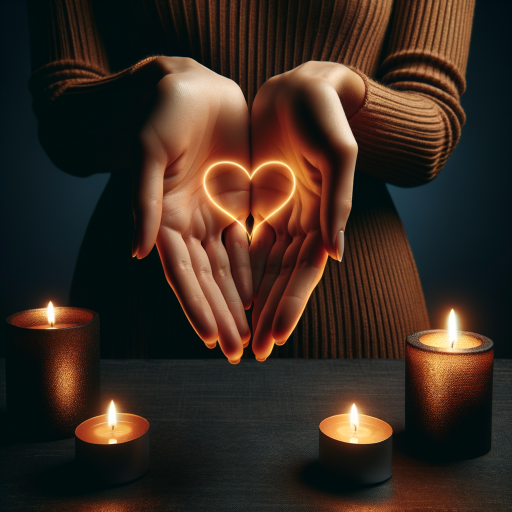
#> input picture vsl-production/scenes/ad_images/ad01_mechanism.png, 1024 x 1024 px, found by its file name (shown at 1/2 size)
$ python fix_overlay.py
#> lines starting #> are read from the running program, lines starting #| are printed output that depends on the picture
"""
Reaplica overlay de copy nas imagens já geradas, com auto-sizing de fonte.
Não re-gera o DALL-E — usa as imagens base que já existem.
"""
import os, io
from pathlib import Path
from PIL import Image, ImageDraw, ImageFont

SRC = Path("C:/Users/Stenio/Documents/mystic-whispers-us/vsl-production/scenes/ad_images_v2")
W, H = 1080, 1350

CREATIVES = [
    ("ad01_mechanism.png",
     "There's a line on your palm\nthat reveals how you love",
     "Most people have never looked at it",
     "MADAM AURORA  •  Free Palm Reading"),
    ("ad02_pattern.png",
     "Why does love always\nfeel like this?",
     "The answer might be written in your hand",
     "MADAM AURORA  •  Free Palm Reading"),
    ("ad03_timing.png",
     "Your love timing window\nmay be open right now",
     "Most women miss it without knowing",
     "MADAM AURORA  •  Free Reading"),
    ("ad04_social_proof.png",
     '"She was 38 and thought\nher time had passed"',
     "6 weeks after her reading, she met him.",
     "MADAM AURORA  •  Real Story"),
    ("ad05_spiritual.png",
     "Your palm lines don't lie.\nThey've been trying to tell you.",
     "Discover what yours reveal about love",
     "MADAM AURORA  •  Free Palm Reading"),
    ("ad06_timing_window.png",
     "Are you in a love\ntiming window?",
     "Take 3 minutes to find out — it's free",
     "MADAM AURORA  •  Start Free"),
    ("ad07_curiosity.png",
     "I finally understood why\nlove always ended the same way",
     "It was written in my palm the whole time",
     "MADAM AURORA  •  Free Reading"),
    ("ad08_skeptic.png",
     '"I didn\'t believe in\npalm reading either"',
     "Then I saw what my heart line actually meant",
     "MADAM AURORA  •  See For Yourself"),
    ("ad09_retargeting.png",
     "You visited. You didn't finish.\nYour reading is still waiting.",
     "It only takes 3 minutes",
     "MADAM AURORA  •  Come Back"),
    ("ad10_awareness.png",
     "What does your palm say\nabout love?",
     "Upload a photo. Answer 7 questions. Get your reading.",
     "MADAM AURORA  •  Free  •  Private  •  Instant"),
]

def load_font(bold, size):
    paths_bold = ["C:/Windows/Fonts/arialbd.ttf", "C:/Windows/Fonts/verdanab.ttf"]
    paths_reg  = ["C:/Windows/Fonts/arial.ttf",   "C:/Windows/Fonts/verdana.ttf"]
    paths = paths_bold if bold else paths_reg
    for p in paths:
        if os.path.exists(p):
            return ImageFont.truetype(p, size)
    return ImageFont.load_default()

def fit_font_size(draw, text, max_width, bold=True, start=72, min_size=28):
    """Reduz o tamanho da fonte até o texto caber na largura."""
    size = start
    while size >= min_size:
        font = load_font(bold, size)
        lines = text.split("\n")
        fits = all(
            (draw.textbbox((0,0), line, font=font)[2] - draw.textbbox((0,0), line, font=font)[0]) <= max_width
            for line in lines
        )
        if fits:
            return font, size
        size -= 4
    return load_font(bold, min_size), min_size

def apply_overlay(img_path, headline, sub, brand):
    # Carregar imagem base — cortar fora da zona de texto anterior (y=220+)
#> called with sub = 'Most people have never looked at it', brand = 'MADAM AURORA  •  Free Palm Reading'
    full = Image.open(img_path).convert("RGB")
#> full is the input picture: PIL image 1024x1024 RGB; mean R, G, B 57.4, 42.7, 33.1
    if full.size == (W, H):
        # Pega da metade pra baixo para evitar ghost de texto anterior no topo
        base = full.crop((0, 250, W, H - 200))
    else:
        base = full

    # Redimensionar para cobrir todo o canvas 1080x1350
    base = base.resize((W, H), Image.LANCZOS)
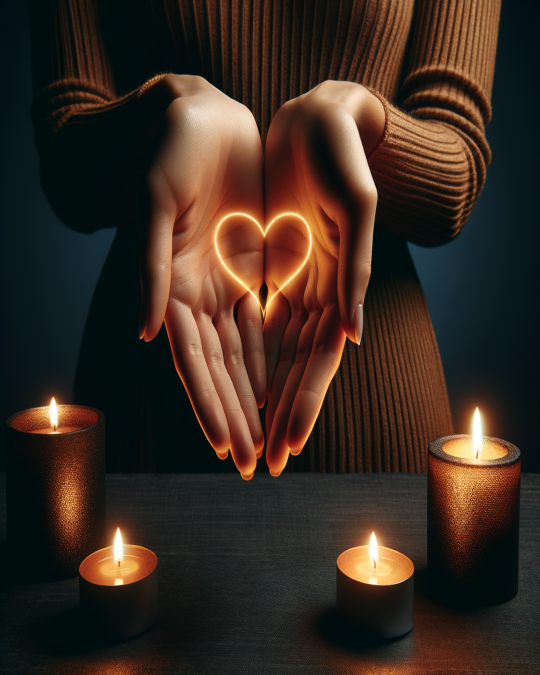
#> base: PIL image 1080x1350 RGB (shown at 1/2 size); mean R, G, B 57.4, 42.7, 33.1
    canvas = base.copy().convert("RGBA")

    # Gradiente superior escuro (para texto ficar legível)
    overlay_top = Image.new("RGBA", (W, 420), (8, 6, 12, 0))
    od = ImageDraw.Draw(overlay_top)
    for i in range(420):
        a = int(210 * (1 - i/420)**0.6)
        od.line([(0, i), (W, i)], fill=(8, 6, 12, a))
    canvas.alpha_composite(overlay_top, (0, 0))
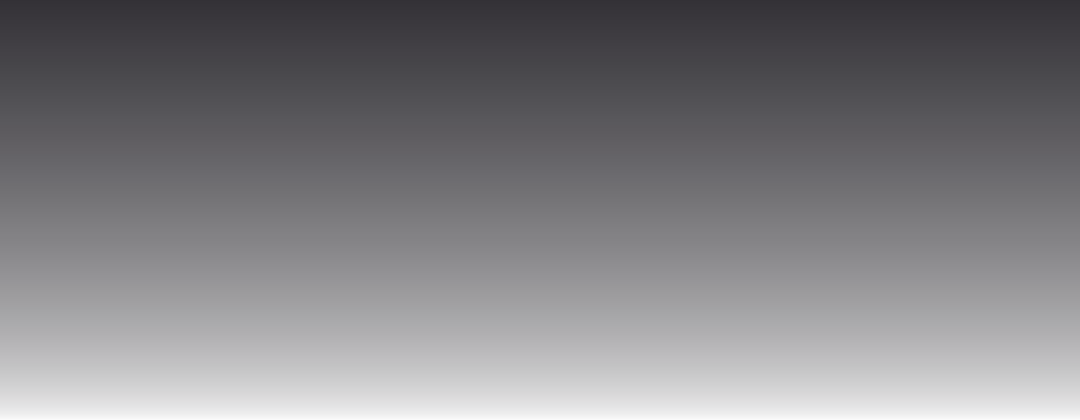
#> overlay_top: PIL image 1080x420 RGBA; mean R, G, B, A 8, 6, 12, 131; transparent parts drawn white
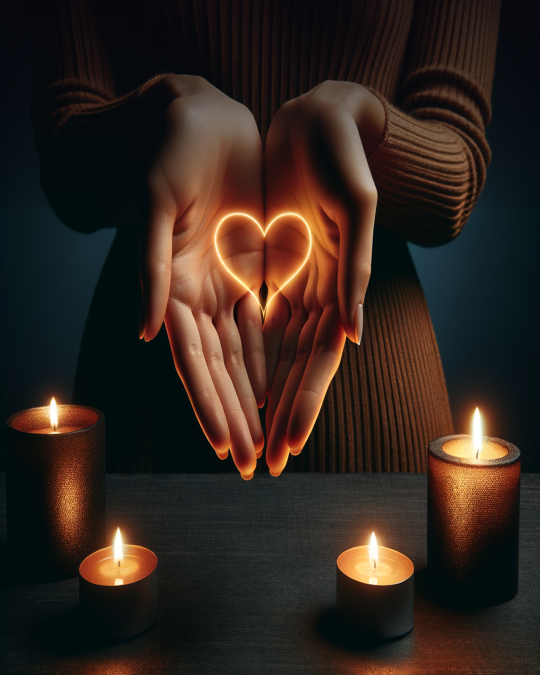
#> canvas: PIL image 1080x1350 RGBA (shown at 1/2 size); mean R, G, B, A 49.6, 36.8, 29.8, 255

    # Gradiente inferior escuro (para sub + brand)
    overlay_bot = Image.new("RGBA", (W, 280), (8, 6, 12, 0))
    od2 = ImageDraw.Draw(overlay_bot)
    for i in range(280):
        a = int(220 * (1 - i/280)**0.5)
        od2.line([(0, 279-i), (W, 279-i)], fill=(8, 6, 12, a))
    canvas.alpha_composite(overlay_bot, (0, H-280))
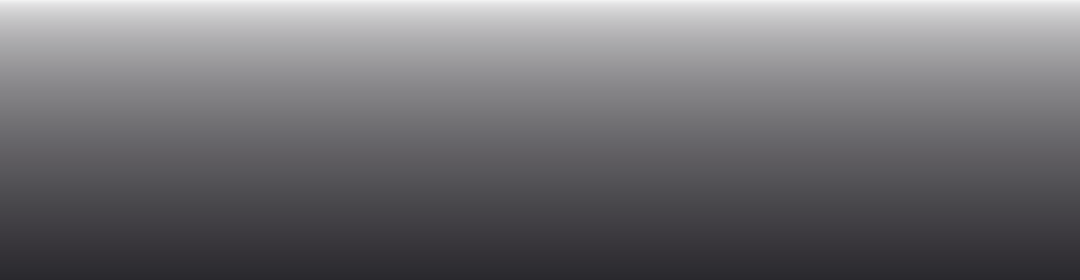
#> overlay_bot: PIL image 1080x280 RGBA; mean R, G, B, A 8, 6, 12, 146.6; transparent parts drawn white
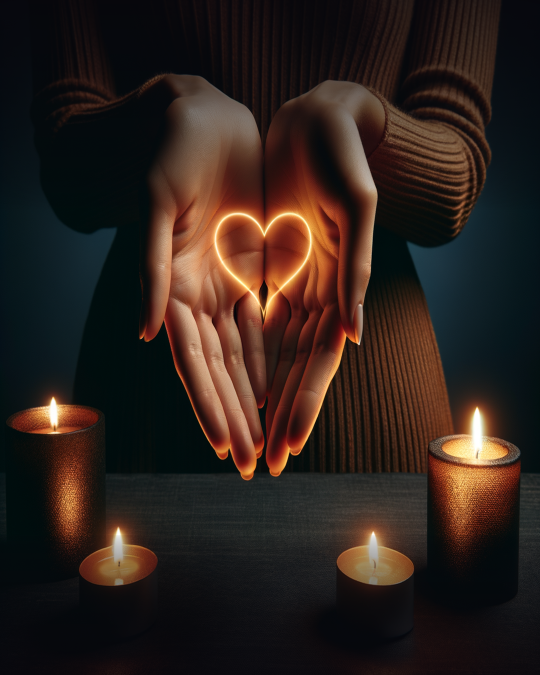
#> canvas: PIL image 1080x1350 RGBA (shown at 1/2 size); mean R, G, B, A 46, 33.6, 28.1, 255

    canvas = canvas.convert("RGB")
#> canvas: PIL image 1080x1350 RGB
    draw = ImageDraw.Draw(canvas)

    MAX_TW = W - 60  # margem 30px cada lado

    GOLD = (212, 175, 55)

    # Headline no TOPO da imagem (sobre gradiente escuro)
    font_hl, hl_size = fit_font_size(draw, headline, MAX_TW, bold=True, start=72)
#> hl_size = 72
    lines = headline.split("\n")
    line_h = hl_size + 14
#> line_h = 86
    total_h = len(lines) * line_h
#> total_h = 172
    y0 = 30  # 30px do topo

    for i, line in enumerate(lines):
        bbox = draw.textbbox((0,0), line, font=font_hl)
        tw = bbox[2] - bbox[0]
        x = (W - tw) // 2
        y = y0 + i * line_h
        # sombra
        draw.text((x+3, y+3), line, font=font_hl, fill=(0,0,0))
        draw.text((x, y), line, font=font_hl, fill=(255,255,255))
#> this loop made 2 passes
#> (bbox, tw, x, y) on passes 1 to 2: ((0, 2, 124, 12), 124, 478, 30), ((0, 2, 115, 12), 115, 482, 116)

    # Sub no RODAPÉ da imagem (sobre gradiente escuro inferior)
    font_sub = load_font(False, 36)
    bbox = draw.textbbox((0,0), sub, font=font_sub)
#> bbox = (0, 2, 161, 12)
    tw = bbox[2] - bbox[0]
#> tw = 161
    if tw > MAX_TW:
        font_sub = load_font(False, 30)
        bbox = draw.textbbox((0,0), sub, font=font_sub)
        tw = bbox[2] - bbox[0]
    sub_y = H - 200
    x = (W - tw) // 2
#> x = 459
    draw.text((x+2, sub_y+2), sub, font=font_sub, fill=(0,0,0))
    draw.text((x, sub_y), sub, font=font_sub, fill=(220,220,220))

    # Separador dourado
    sep_y = H - 138
    draw.line([(W//2-80, sep_y), (W//2+80, sep_y)], fill=GOLD, width=2)

    # Brand
    font_brand = load_font(True, 28)
    bbox = draw.textbbox((0,0), brand, font=font_brand)
#> bbox = (0, 2, 178, 12)
    tw = bbox[2] - bbox[0]
#> tw = 178
    x = (W - tw) // 2
#> x = 451
    draw.text((x+2, sep_y+14+2), brand, font=font_brand, fill=(0,0,0))
    draw.text((x, sep_y+14), brand, font=font_brand, fill=GOLD)

    # Borda dourada fina
    for t in range(3):
        draw.rectangle([t, t, W-1-t, H-1-t], outline=(212,175,55))

    return canvas

def main():
    print("Reaplicando overlays com auto-sizing...\n")
    for fname, headline, sub, brand in CREATIVES:
        path = SRC / fname
        if not path.exists():
            print(f"  [SKIP] {fname} nao encontrado")
            continue
        print(f"  {fname} ...", end=" ", flush=True)
        try:
            img = apply_overlay(path, headline, sub, brand)
            img.save(path, "PNG")
            print("OK")
        except Exception as e:
            print(f"ERR: {e}")
#> pass 2 of the loop in main, `for fname, headline, sub, brand in CREATIVES:`:
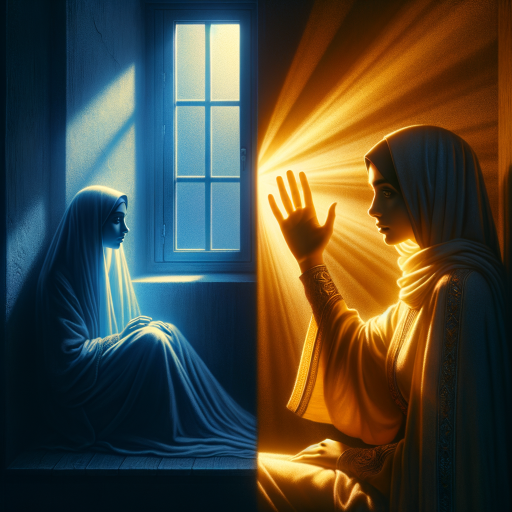
#> input picture vsl-production/scenes/ad_images/ad02_pattern.png, 1024 x 1024 px, found by its file name (shown at 1/2 size)
#> in apply_overlay, full is the input picture: PIL image 1024x1024 RGB; mean R, G, B 76.3, 72.7, 58.2
#> in apply_overlay (call 2), `base = base.resize((W, H), Image.LANCZOS)`:
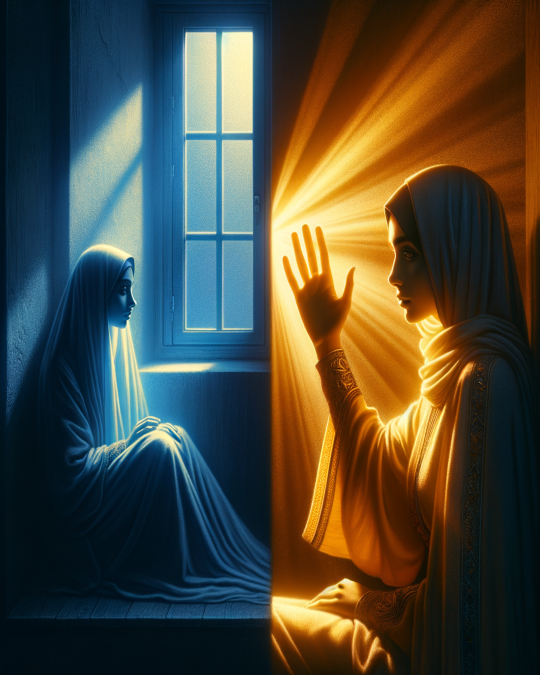
#> base: PIL image 1080x1350 RGB (shown at 1/2 size); mean R, G, B 76.2, 72.7, 58.2
#> in apply_overlay (call 2), `canvas.alpha_composite(overlay_bot, (0, H-280))`:
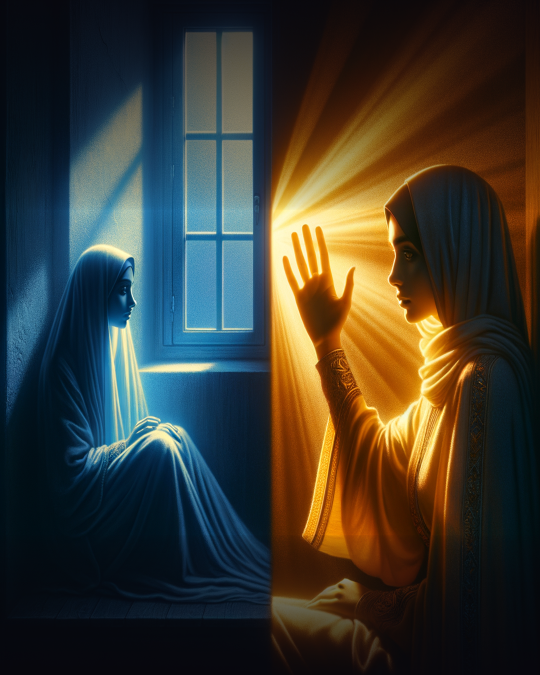
#> canvas: PIL image 1080x1350 RGBA (shown at 1/2 size); mean R, G, B, A 60.8, 58.5, 49.1, 255
#> the loop in apply_overlay (call 2), `for i, line in enumerate(lines):` made 2 passes
#> (bbox, tw, x, y) on passes 1 to 2: ((0, 2, 98, 12), 98, 491, 30), ((0, 1, 61, 10), 61, 509, 116)
#> in apply_overlay (call 2), `bbox = draw.textbbox((0,0), sub, font=font_sub)`: bbox = (0, 2, 197, 12)
#> in apply_overlay (call 2), `tw = bbox[2] - bbox[0]`: tw = 197
#> in apply_overlay (call 2), `x = (W - tw) // 2`: x = 441
#> in apply_overlay (call 2), `bbox = draw.textbbox((0,0), brand, font=font_brand)`: bbox = (0, 2, 178, 12)
#> in apply_overlay (call 2), `tw = bbox[2] - bbox[0]`: tw = 178
#> in apply_overlay (call 2), `x = (W - tw) // 2`: x = 451
#> pass 3 of the loop in main, `for fname, headline, sub, brand in CREATIVES:`:
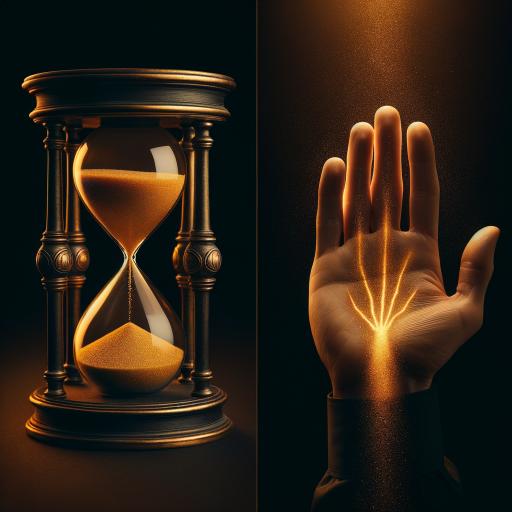
#> input picture vsl-production/scenes/ad_images/ad03_timing.png, 1024 x 1024 px, found by its file name (shown at 1/2 size)
#> in apply_overlay, full is the input picture: PIL image 1024x1024 RGB; mean R, G, B 44.1, 32.6, 21.3
#> in apply_overlay (call 3), `base = base.resize((W, H), Image.LANCZOS)`:
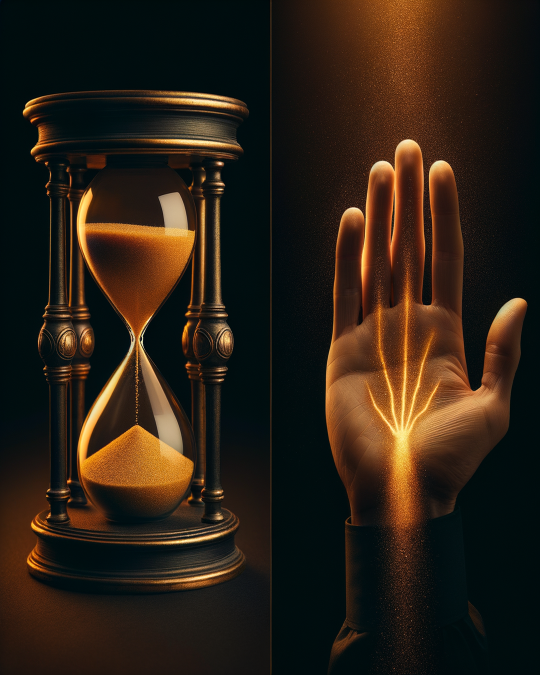
#> base: PIL image 1080x1350 RGB (shown at 1/2 size); mean R, G, B 44.1, 32.6, 21.3
#> in apply_overlay (call 3), `canvas.alpha_composite(overlay_bot, (0, H-280))`:
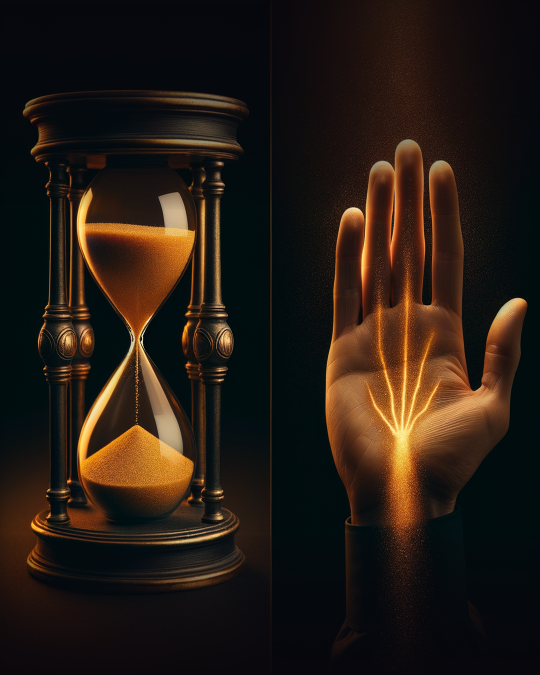
#> canvas: PIL image 1080x1350 RGBA (shown at 1/2 size); mean R, G, B, A 38.1, 27.5, 19.7, 255
#> the loop in apply_overlay (call 3), `for i, line in enumerate(lines):` made 2 passes
#> (bbox, tw, x, y) on passes 1 to 2: ((0, 2, 115, 12), 115, 482, 30), ((0, 2, 106, 12), 106, 487, 116)
#> in apply_overlay (call 3), `bbox = draw.textbbox((0,0), sub, font=font_sub)`: bbox = (0, 2, 170, 12)
#> in apply_overlay (call 3), `tw = bbox[2] - bbox[0]`: tw = 170
#> in apply_overlay (call 3), `x = (W - tw) // 2`: x = 455
#> in apply_overlay (call 3), `bbox = draw.textbbox((0,0), brand, font=font_brand)`: bbox = (0, 2, 153, 12)
#> in apply_overlay (call 3), `tw = bbox[2] - bbox[0]`: tw = 153
#> in apply_overlay (call 3), `x = (W - tw) // 2`: x = 463
#> the loop made 10 passes; the first 3 are shown
    print("\nConcluido. Abra a pasta para conferir.")

if __name__ == "__main__":
    main()
